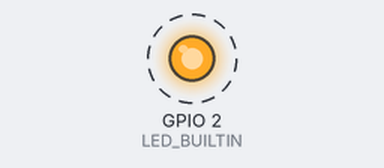
A sketch run on a simulated ESP8266 (NodeMCU). On the bench: output pins drawn as LEDs (lit = HIGH, except the on-board LED, lit = LOW). Dashed ring = blinking.

Above: at 0.2 s.
Timing chart, 0 to 3.0 s (numbered marks = the images above):
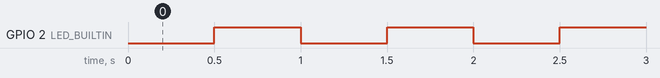

Measured:
- by itself, GPIO 2 (LED_BUILTIN): alternates HIGH for 0.50 s and LOW for 0.50 s

The sketch:

WEMOS_LOLIN32_LITE_Blink_LED.ino
```cpp
/*

 * ESP32 LED Blink Example

 * Board WEMOS LOLIN32 LITE

 */

void setup() {

  // Set pin mode

  pinMode(LED_BUILTIN,OUTPUT);

}


void loop() {

  delay(500);

  digitalWrite(LED_BUILTIN,HIGH);

  delay(500);

  digitalWrite(LED_BUILTIN,LOW);

}
```
